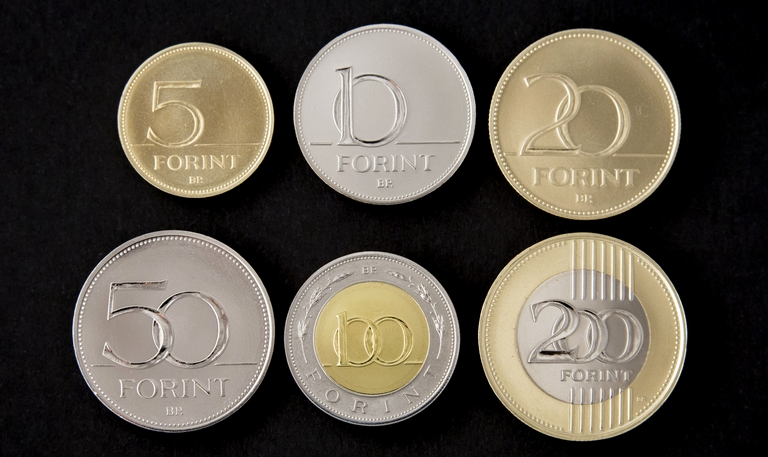
#> input picture forint.jpg, 768 x 457 px
$ python coin.py
#> lines starting #> are read from the running program, lines starting #| are printed output that depends on the picture; after the words box and inside, x2 and y2 are one past the last pixel; in counts of white or black regions, pixels touching at a corner belong together
import numpy as np
import cv2

def sum(kep):

#> called with kep = 'forint.jpg'
        ermek={"5 HUF": {
            "value": 5,
            "radius": 21.5,
            "ratio": 21.5/28.3,
            "count": 0,
        },
        "10 HUF": {
            "value": 10,
            "radius": 24.8,
            "ratio": 24.8/28.3,
            "count": 0,
        },
        "20 HUF": {
            "value": 20,
            "radius": 26.3,
            "ratio": 26.3/28.3,
            "count": 0,
        },
        "50 HUF": {
            "value": 50,
            "radius": 27.4,
            "ratio": 27.4/28.3,
            "count": 0,
        },
        "100 HUF": {
            "value": 100,
            "radius": 23.8,
            "ratio": 23.8/28.3,
            "count": 0,
        },
        "200 HUF": {
            "value": 200,
            "radius": 28.3,
            "ratio": 28.3/28.3,
            "count": 0,
        }}
        img = cv2.imread(kep)
#> img is the input picture: shape (457, 768, 3); mean B, G, R 71.6, 82.1, 88.7
        gray = cv2.cvtColor(img, cv2.COLOR_BGR2GRAY)

        gray_blur = cv2.GaussianBlur(gray, (15, 15), 0)

        circles = cv2.HoughCircles(gray_blur,cv2.HOUGH_GRADIENT,1,50, param1=100,param2=50,minRadius=50,maxRadius=120)
#> circles = [[582.5, 336.5, 104.4], [172.5, 329.5, 101], [584.5, 124.5, 95.2], [383.5, 113.5, 90.8], [372.5, 337.5, 86.9], [194.5, 118.5, 78.3]]
        circles = np.uint16(np.around(circles))
#> circles = [[582, 336, 104], [172, 330, 101], [584, 124, 95], [384, 114, 91], [372, 338, 87], [194, 118, 78]]
        largestRadius = 0
        for i in circles[0,:]:
            if largestRadius < i[2]:
                largestRadius = i[2]
#> this loop made 6 passes
#> (i, largestRadius) on pass 1: ([582, 336, 104], 104)
#> after the loop, largestRadius = 104
        #print(largestRadius)
        change = 0
        for i in circles[0,:]:
                cv2.circle(img,(i[0],i[1]),i[2],(0,255,0),2)
                cv2.circle(img, (i[0], i[1]),2, (0,0,255), 3)
                radius = i[2]
                ratio = ((radius*radius) / (largestRadius*largestRadius))
                tolerance=0.09
                if(ratio >= (ermek["50 HUF"]['ratio'])):
                    change = change + ermek["200 HUF"]['value']
                    ermek["200 HUF"]['count']+=1
                elif((ratio >=(ermek["20 HUF"]['ratio'])) and (ratio<=(ermek["50 HUF"]['ratio']))):
                    change = change + ermek["50 HUF"]['value']
                    ermek["50 HUF"]['count']+=1
                elif((ratio >= (ermek["10 HUF"]['ratio'])-tolerance) and (ratio<(ermek["20 HUF"]['ratio']))):
                    change = change + ermek["20 HUF"]['value']
                    ermek["20 HUF"]['count']+=1
                elif((ratio >= (ermek["100 HUF"]['ratio'])-tolerance) and (ratio<(ermek["10 HUF"]['ratio'])-tolerance)):
                    change = change + ermek["10 HUF"]['value']
                    ermek["10 HUF"]['count']+=1
                elif((ratio >= (ermek["5 HUF"]['ratio'])-tolerance) and (ratio<(ermek["100 HUF"]['ratio'])-tolerance)):
                    change = change + ermek["100 HUF"]['value']
                    ermek["100 HUF"]['count']+=1
                elif(ratio < (ermek["5 HUF"]['ratio'])-tolerance):
                    change = change + ermek["5 HUF"]['value']
                    ermek["5 HUF"]['count']+=1
#> this loop made 6 passes
#> (i, radius, ratio, change) on passes 1 to 6: ([582, 336, 104], 104, 1, 200), ([172, 330, 101], 101, 0.943, 250), ([584, 124, 95], 95, 0.834, 270), ([384, 114, 91], 91, 0.766, 280), ([372, 338, 87], 87, 0.7, 380), ([194, 118, 78], 78, 0.562, 385)
#> img: shape (457, 768, 3); 3.06% of pixels changed, all inside (x1, y1, x2, y2) = (70, 22, 688, 442)
#> after the loop, change = 385; ermek = 6 items
        print("Összeg :", change, " Ft")
#| Összeg : 385  Ft
        print("Képen található érmék darabszám szerint:")
        for erme in ermek:
            darabszam = ermek[erme]['count']
            print(f"{erme} = {darabszam} db")
#> this loop made 6 passes
#> erme on passes 1 to 6: '5 HUF', '10 HUF', '20 HUF', '50 HUF', '100 HUF', '200 HUF'
#| 5 HUF = 1 db
#| 10 HUF = 1 db
#| 20 HUF = 1 db
#| 50 HUF = 1 db
#| 100 HUF = 1 db
#| 200 HUF = 1 db
        print()
        font = cv2.FONT_HERSHEY_SIMPLEX
#> font = 0
        text = "Osszertek: " + str("%.2f" % round(change,2)) + " forint"
#> text = 'Osszertek: 385.00 forint'
        cv2.putText(img, text, (0,400), font, 1, (255, 255, 255), 2, cv2.LINE_AA)
#> img: shape (457, 768, 3); mean B, G, R 69.9, 87.6, 86.5
        cv2.imshow('Detected coins',img)
        cv2.waitKey()

def run_main():
    sum('forint.jpg')
    sum('kep.jpg')
#> call 2 of sum, with kep = 'kep.jpg'
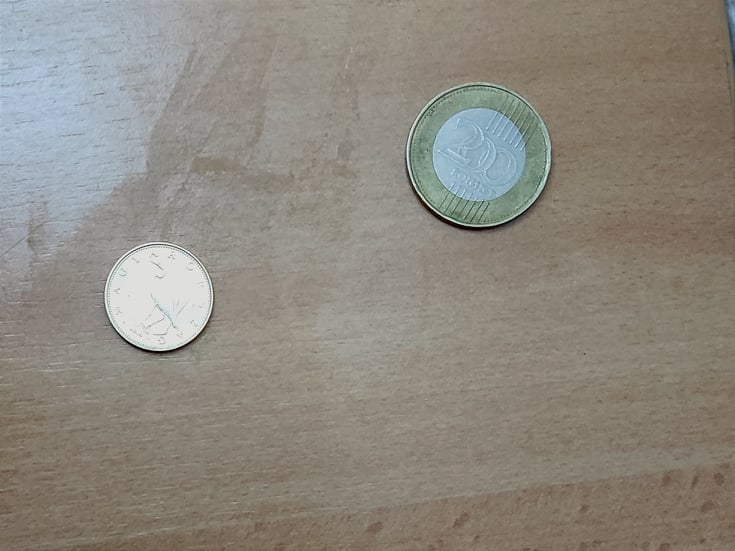
#> input picture kep.jpg, 735 x 551 px
#> in sum, img is the input picture: shape (551, 735, 3); mean B, G, R 127.2, 136.4, 141.3
#> in sum (call 2), `circles = cv2.HoughCircles(gray_blur,cv2.HOUGH_GRADIENT,1,50, param1=1..`: circles = [[478.5, 153.5, 72.8], [158.5, 294.5, 54]]
#> in sum (call 2), `circles = np.uint16(np.around(circles))`: circles = [[478, 154, 73], [158, 294, 54]]
#> the loop in sum (call 2), `for i in circles[0,:]:` made 2 passes
#> (i, largestRadius) on pass 1: ([478, 154, 73], 73)
#> after the loop in sum (call 2), `for i in circles[0,:]:`: largestRadius = 73
#> the loop in sum (call 2), `for i in circles[0,:]:` made 2 passes
#> (i, radius, ratio, tolerance, change) on passes 1 to 2: ([478, 154, 73], 73, 1, 0.09, 200), ([158, 294, 54], 54, 0.547, 0.09, 205)
#> after the loop in sum (call 2), `for i in circles[0,:]:`: img: shape (551, 735, 3); 0.61% of pixels changed, all inside (x1, y1, x2, y2) = (103, 80, 553, 350)
#> after the loop in sum (call 2), `for i in circles[0,:]:`: change = 205
#| Összeg : 205  Ft
#> the loop in sum (call 2), `for erme in ermek:` made 6 passes
#> (erme, darabszam) on passes 1 to 6: ('5 HUF', 1), ('10 HUF', 0), ('20 HUF', 0), ('50 HUF', 0), ('100 HUF', 0), ('200 HUF', 1)
#| 5 HUF = 1 db
#| 10 HUF = 0 db
#| 20 HUF = 0 db
#| 50 HUF = 0 db
#| 100 HUF = 0 db
#| 200 HUF = 1 db
#> in sum (call 2), `text = "Osszertek: " + str("%.2f" % round(change,2)) + " forint"`: text = 'Osszertek: 205.00 forint'
#> in sum (call 2), `cv2.putText(img, text, (0,400), font, 1, (255, 255, 255), 2, cv2.LINE_..`: img: shape (551, 735, 3); mean B, G, R 127.4, 138, 141.4
    sum('kep1.jpg')
#> call 3 of sum, with kep = 'kep1.jpg'
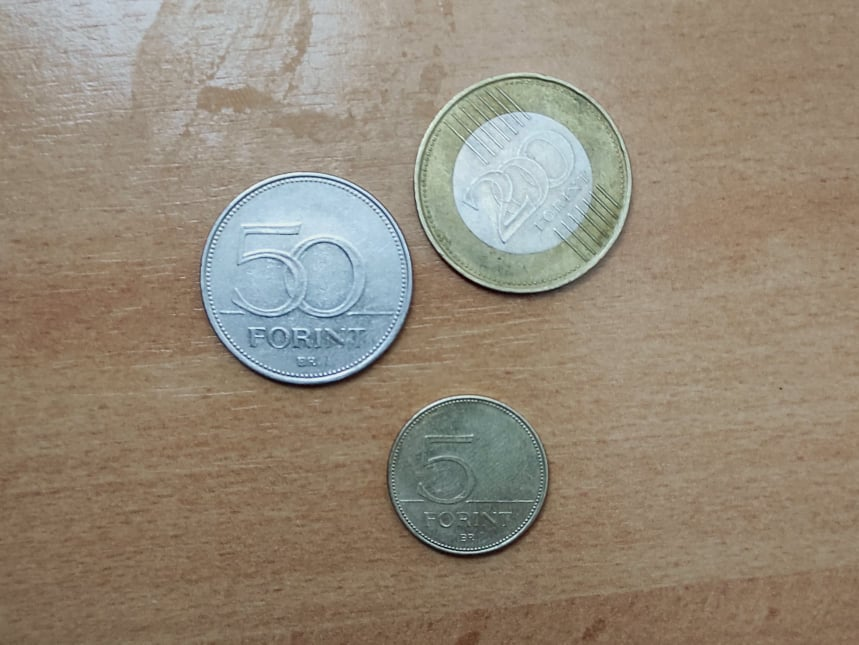
#> input picture kep1.jpg, 859 x 645 px
#> in sum, img is the input picture: shape (645, 859, 3); mean B, G, R 120.7, 137, 148.1
#> in sum (call 3), `gray = cv2.cvtColor(img, cv2.COLOR_BGR2GRAY)`:
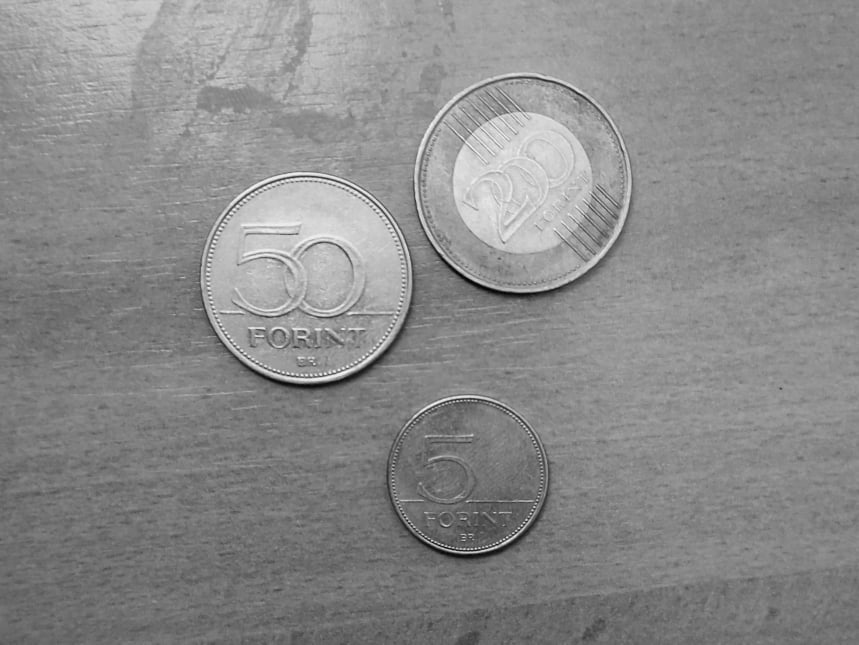
#> gray: shape (645, 859); min 2, max 250, mean 138.4
#> in sum (call 3), `circles = cv2.HoughCircles(gray_blur,cv2.HOUGH_GRADIENT,1,50, param1=1..`: circles = [[306.5, 276.5, 106], [523.5, 183.5, 107.9], [468.5, 475.5, 78.1]]
#> in sum (call 3), `circles = np.uint16(np.around(circles))`: circles = [[306, 276, 106], [524, 184, 108], [468, 476, 78]]
#> the loop in sum (call 3), `for i in circles[0,:]:` made 3 passes
#> (i, largestRadius) on passes 1 to 2: ([306, 276, 106], 106), ([524, 184, 108], 108)
#> after the loop in sum (call 3), `for i in circles[0,:]:`: largestRadius = 108
#> the loop in sum (call 3), `for i in circles[0,:]:` made 3 passes
#> (i, radius, ratio, change) on passes 1 to 3: ([306, 276, 106], 106, 0.963, 50), ([524, 184, 108], 108, 1, 250), ([468, 476, 78], 78, 0.522, 255)
#> after the loop in sum (call 3), `for i in circles[0,:]:`:
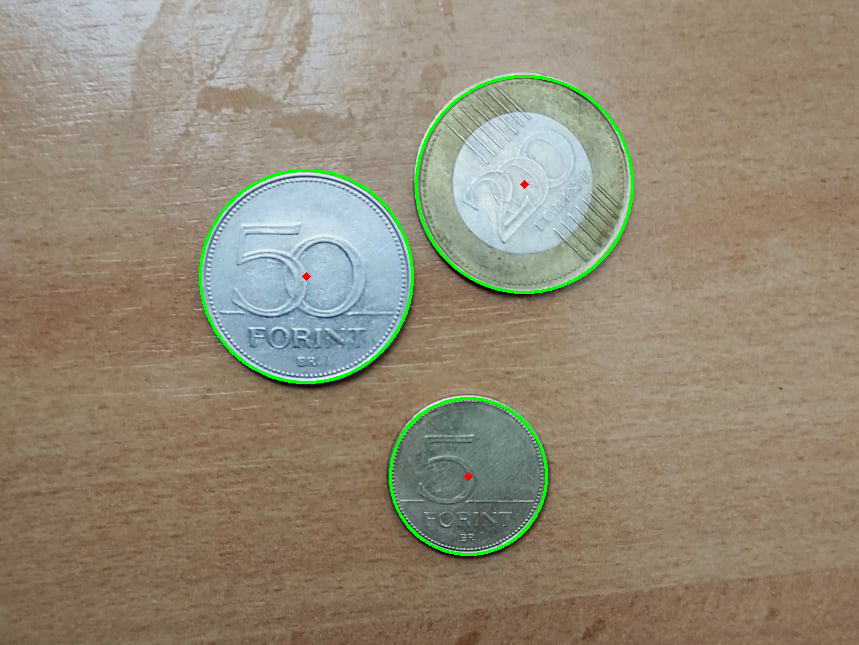
#> img: shape (645, 859, 3); 1.02% of pixels changed, all inside (x1, y1, x2, y2) = (199, 75, 634, 556)
#> after the loop in sum (call 3), `for i in circles[0,:]:`: change = 255
#| Összeg : 255  Ft
#> the loop in sum (call 3), `for erme in ermek:` made 6 passes
#| 5 HUF = 1 db
#| 10 HUF = 0 db
#| 20 HUF = 0 db
#| 50 HUF = 1 db
#| 100 HUF = 0 db
#| 200 HUF = 1 db
#> in sum (call 3), `text = "Osszertek: " + str("%.2f" % round(change,2)) + " forint"`: text = 'Osszertek: 255.00 forint'
#> in sum (call 3), `cv2.putText(img, text, (0,400), font, 1, (255, 255, 255), 2, cv2.LINE_..`: img: shape (645, 859, 3); 0.79% of pixels changed, all inside (x1, y1, x2, y2) = (1, 377, 387, 403)
    sum('kep2.jpg')
#> call 4 of sum, with kep = 'kep2.jpg'
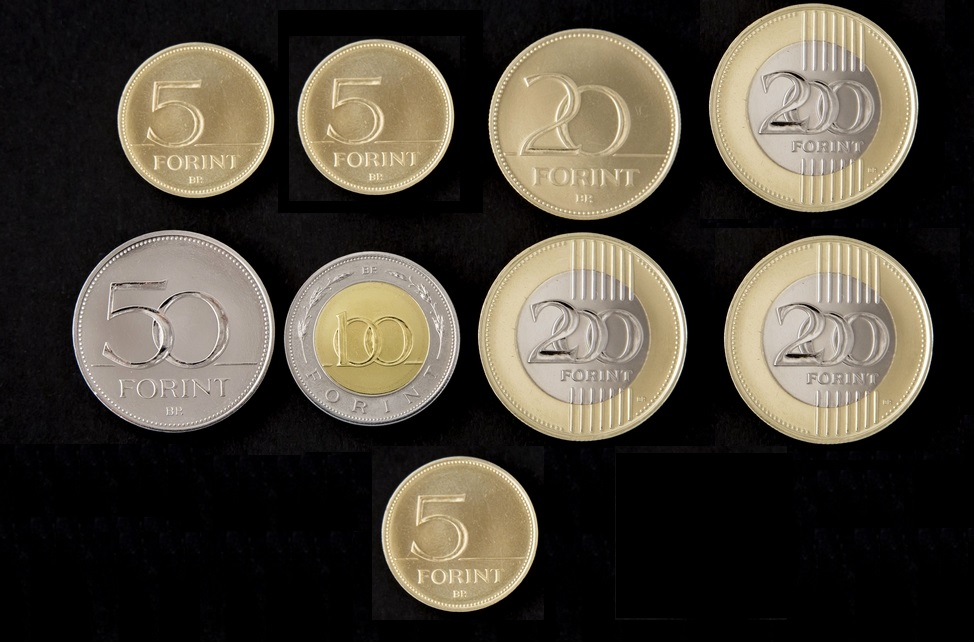
#> input picture kep2.jpg, 974 x 642 px
#> in sum, img is the input picture: shape (642, 974, 3); mean B, G, R 57, 67.8, 73.9
#> in sum (call 4), `circles = cv2.HoughCircles(gray_blur,cv2.HOUGH_GRADIENT,1,50, param1=1..`: circles = [[812.5, 107.5, 104], [581.5, 336.5, 104], [172.5, 329.5, 101.1], [195.5, 119.5, 77.6], [459.5, 533.5, 77.6], [371.5, 337.5, 87], [828.5, 338.5, 104.3], [584.5, 124.5, 95.2], [374.5, 115.5, 78.3]]
#> in sum (call 4), `circles = np.uint16(np.around(circles))`: circles = [[812, 108, 104], [582, 336, 104], [172, 330, 101], [196, 120, 78], [460, 534, 78], [372, 338, 87], [828, 338, 104], [584, 124, 95], [374, 116, 78]]
#> the loop in sum (call 4), `for i in circles[0,:]:` made 9 passes
#> (i, largestRadius) on pass 1: ([812, 108, 104], 104)
#> after the loop in sum (call 4), `for i in circles[0,:]:`: largestRadius = 104
#> the loop in sum (call 4), `for i in circles[0,:]:` made 9 passes
#> (i, radius, ratio, change) on passes 1 to 9: ([812, 108, 104], 104, 1, 200), ([582, 336, 104], 104, 1, 400), ([172, 330, 101], 101, 0.943, 450), ([196, 120, 78], 78, 0.562, 455), ([460, 534, 78], 78, 0.562, 460), ([372, 338, 87], 87, 0.7, 560), ([828, 338, 104], 104, 1, 760), ([584, 124, 95], 95, 0.834, 780), ([374, 116, 78], 78, 0.562, 785)
#> after the loop in sum (call 4), `for i in circles[0,:]:`:
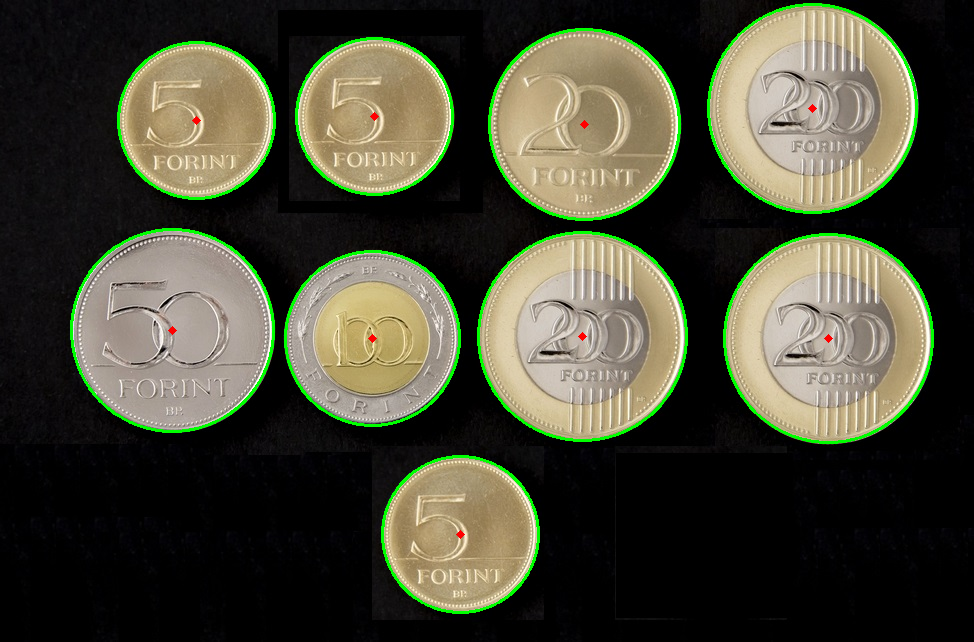
#> img: shape (642, 974, 3); 2.56% of pixels changed, all inside (x1, y1, x2, y2) = (70, 3, 934, 614)
#> after the loop in sum (call 4), `for i in circles[0,:]:`: change = 785
#| Összeg : 785  Ft
#> the loop in sum (call 4), `for erme in ermek:` made 6 passes
#> (erme, darabszam) on passes 1 to 6: ('5 HUF', 3), ('10 HUF', 0), ('20 HUF', 1), ('50 HUF', 1), ('100 HUF', 1), ('200 HUF', 3)
#| 5 HUF = 3 db
#| 10 HUF = 0 db
#| 20 HUF = 1 db
#| 50 HUF = 1 db
#| 100 HUF = 1 db
#| 200 HUF = 3 db
#> in sum (call 4), `text = "Osszertek: " + str("%.2f" % round(change,2)) + " forint"`: text = 'Osszertek: 785.00 forint'
#> in sum (call 4), `cv2.putText(img, text, (0,400), font, 1, (255, 255, 255), 2, cv2.LINE_..`:
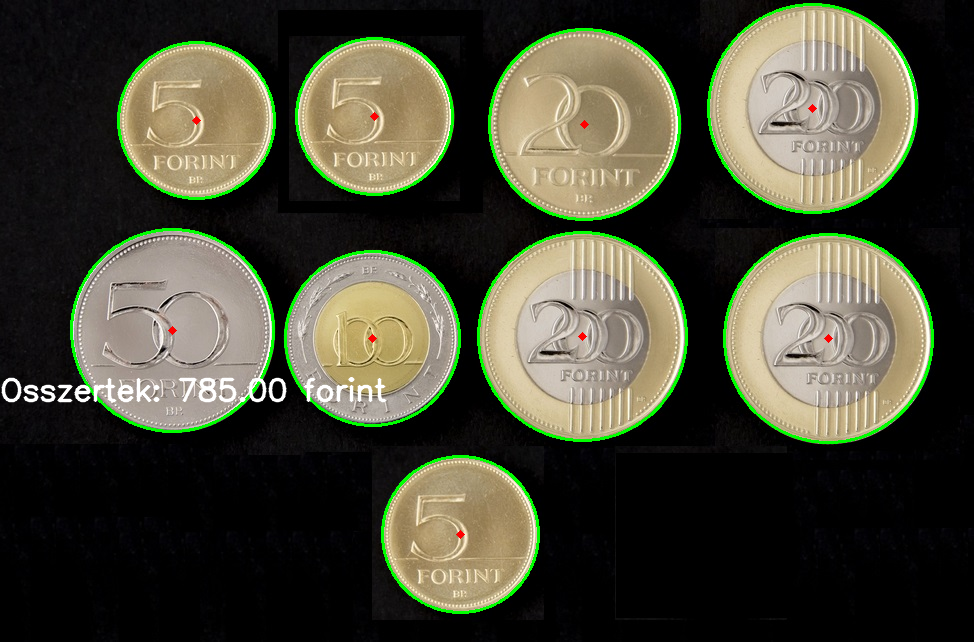
#> img: shape (642, 974, 3); 0.69% of pixels changed, all inside (x1, y1, x2, y2) = (1, 377, 387, 403)

if __name__ == "__main__":
    run_main()
